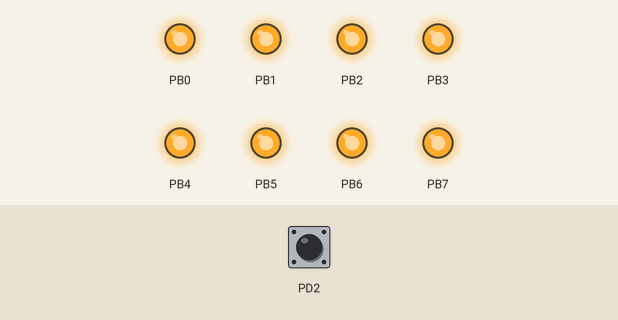
A program run on a simulated ATmega328P, built with avr-gcc and emulated at 16 MHz. On the bench: output pins drawn as LEDs (lit = HIGH). The test bench sets the inputs (shaded band); at power-on: PD2 HIGH.

Above: at 1.2 s.
1.3 s: PD2 pulled LOW for 0.15 s
At 2.5 s:
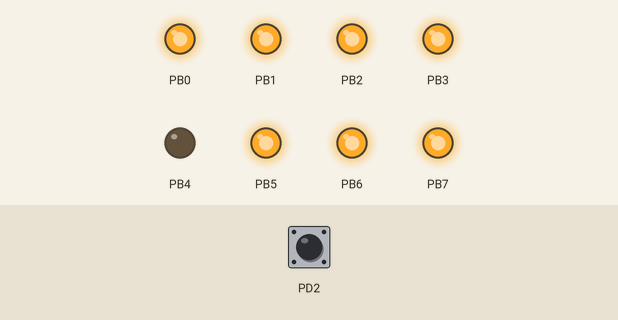
2.9 s: PD2 pulled LOW for 1 s
At 3.7 s:
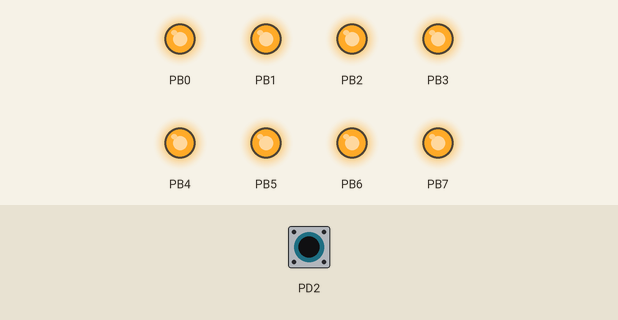
5.4 s: PD2 pulled LOW for 3.2 s
At 6.8 s:
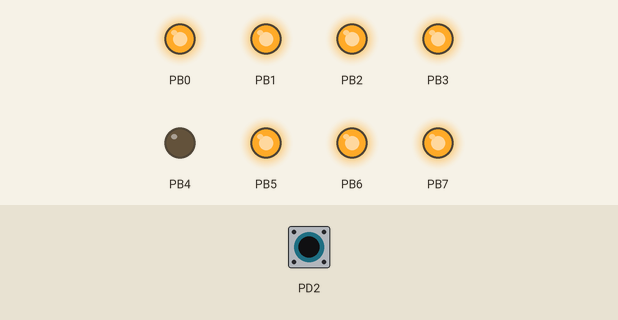
Timing chart, 0 to 8.4 s (numbered marks = the images above; inputs shaded):
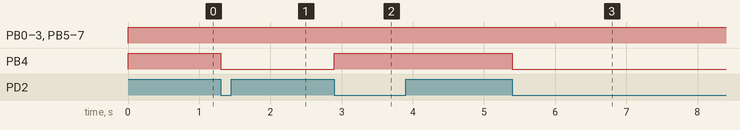

Measured:
- after the input at 1.3 s, PB4: HIGH → LOW at once
- after the input at 2.9 s, PB4: LOW → HIGH at once
- after the input at 5.4 s, PB4: HIGH → LOW at once

The program:

main.c
```c
/* This C code creates an interruption on PORTD2 of 1.25s, and this is shown
 * by the LED2 turning off for about 1.25s. The assignment is requesting for
 * LED on PB2 to turn on, however LED on PB2 is burnt and not working, which is
 * the reason for using LED on PB4
 * DA2B_C.c
 *
 * Created: 3/9/2019 12:50:59 AM
 * Author : Francisco Mata Carlos
 */

#define F_CPU 16000000UL // clock
#include <avr/io.h>   //header files
#include <avr/interrupt.h>
#include <util/delay.h>

int main(void)
{

	DDRB = (1<<4) ; //PB4 as an output
	DDRB = 0XFF;
	PORTB = 0xFF;  // setting portb high, which turns led off
	PORTD = 1<<2; //pull-up activated
	EICRA = 0x2;  //make INT0 falling edge triggered

	EIMSK= (1<<INT0);  // enable external interrupt 0
	sei ();    // enable interrupt


while (1)
	{        //waiting for interruption
	}
	}
	ISR (INT0_vect)  // ISR for external interrupt 0
{
	PORTB ^= (1<<4);   //toggle PORTB4
	_delay_ms(1250);   // 1.25s delay
}
```
